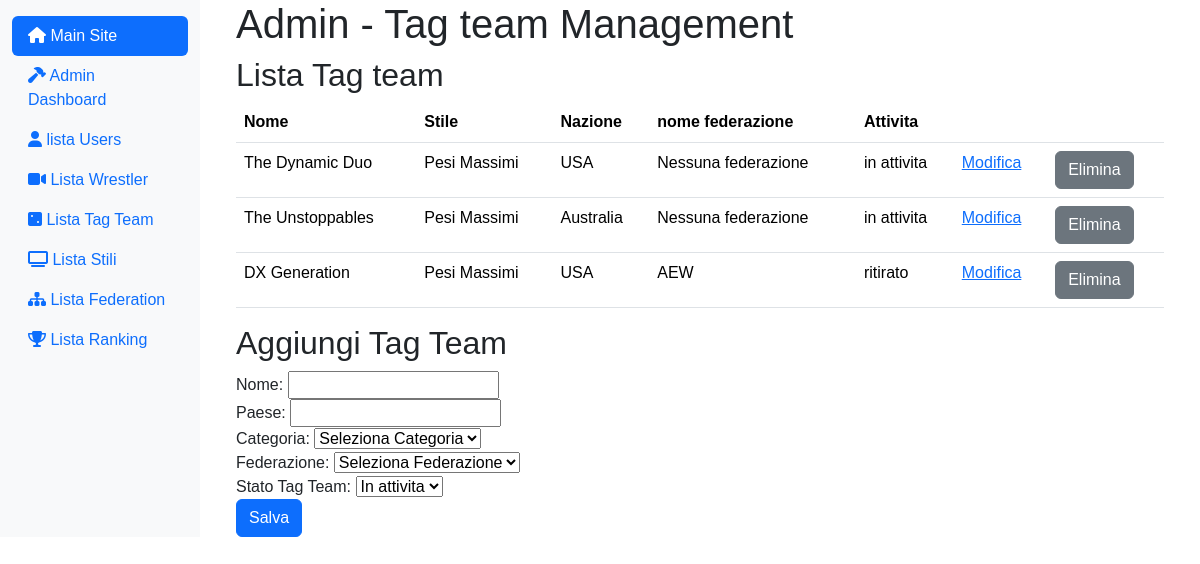
The app's page /index.php?page=admin_tag_team (signed in) with its own data.
### tables this page shows
CREATE TABLE `tag_teams` (
  `id_tag_team` int(11) NOT NULL,
  `name` varchar(200) DEFAULT NULL,
  `country` varchar(200) DEFAULT NULL,
  `category_id` int(11) DEFAULT NULL,
  `federation_id` int(11) DEFAULT NULL,
  `is_active` tinyint(1) DEFAULT 1
);

CREATE TABLE `federations` (
  `id_federation` int(11) NOT NULL,
  `name` varchar(200) DEFAULT NULL,
  `description` text DEFAULT NULL
);

### app/Controllers/TagTeamController.php (called while the page is built, shortened)
<?php
class TagTeamController {
    private $TagTeamDAO;
    public function __construct() {
        $this->TagTeamDAO = new TagTeamDAO();
    }
    public function getAllTagTeams($order = 'name') {
        return $this->TagTeamDAO->getAllTagTeams($order);
    }
}

### app/Core/DB.php (called while the page is built, shortened)
<?php
class DB {
    protected function connect (){
        try {
            $localHost = $_ENV['DB_HOST'];
            $dbname = $_ENV['DB_NAME'];
            $user = $_ENV['DB_USER'];
            $pass = $_ENV['DB_PASS'];
            $conn = new PDO("mysql:host=".$localHost.";dbname=".$dbname.";",$user, $pass);
            return $conn;
        } catch (PDOException $e) {
            echo $e->getMessage() . "<br> Database Connection Error";
            die();
        }
    }
}
?>

### app/DAO/TagTeamDao.php (called while the page is built, shortened)
<?php
class TagTeamDAO extends DB {
    public function getAllTagTeams($includeInactive = false) {
        $sql = "SELECT tt.id_tag_team, tt.name, tt.country, IFNULL(c.name, 'Pesi Massimi') AS category_name, f.name AS federation_name, tt.federation_id, tt.is_active
                FROM tag_teams tt
                LEFT JOIN categories c ON tt.category_id = c.category_id
                LEFT JOIN federations f ON tt.federation_id = f.id_federation";
        $stmt = $this->connect()->prepare($sql);
        $stmt->execute();
        return $stmt->fetchAll(PDO::FETCH_ASSOC);
    }
}

### resources/Views/admin/admin_tag_team.php (the view, shortened to what this page needs)
<?php
$tagTeams = $tagTeamController->getAllTagTeams();
?>
<div class="col-md-9 ms-sm-auto col-lg-10 px-md-4">
    <div class="container">
            <h1>Admin - Tag team Management</h1>
            <div class="row">
                <div class="col-md-12">
                    <h2>Lista Tag team</h2>
                    <table class="table">
                        <thead>
                            <tr>
                                <th>Nome</th>
                                <th>Stile</th>
                                <th>Nazione</th>
                                <th>nome federazione</th>
                                <th>Attivita</th>
                                <th></th>
                                <th></th>
                            </tr>
                        </thead>
                        <tbody>
                            <?php foreach ($tagTeams as $tagTeam): ?>
                                <tr>
                                    <td>
                                        <?php echo htmlspecialchars($tagTeam['name']); ?>
                                    </td>
                                    <td>
                                        <?php echo htmlspecialchars($tagTeam['category_name']); ?>
                                    </td>
                                    <td>
                                        <?php echo htmlspecialchars($tagTeam['country']); ?>
                                    </td>
                                    <td>
                                        <?php
                                            echo (!empty($tagTeam['federation_name'])) ? htmlspecialchars($tagTeam['federation_name']) : 'Nessuna federazione';
                                        ?>
                                    </td>
                                    <td>
                                        <?php if ($tagTeam['is_active'] === 1): ?>
                                            <?php echo 'in attivita'; ?>
                                        <?php else : ?>
                                            <?php echo 'ritirato'; ?>
                                        <?php endif; ?>
                                    </td>
                                    <td>
                                        <a href="index.php?page=admin_edit_tag_team&id_tag_team=<?php echo $tagTeam['id_tag_team']; ?>">Modifica</a>
                                    </td>
                                    <td>
                                        <form action="" method="post">
                                            <button class="btn btn-secondary" type="submit" name="delete" onclick="return confirm('Sei sicuro di voler eliminare questo Tag Team?');">Elimina</button>
                                        </form>
                                    </td>
                                </tr>
                            <?php endforeach; ?>
                        </tbody>
                    </table>
                </div>
             </div>
            <div class="row">
                <div class="col-md-12">
                    <h2>Aggiungi Tag Team</h2>
                    <form action="" method="post">
                        <div class="form-group">
                            <label for="name">Nome:</label>
                            <input type="text" name="name" id="name" required>
                        </div>
                        <div class="form-group">
                            <label for="country">Paese:</label>
                            <input type="text" name="country" id="country">
                        </div>
                        <div class="form-group">
                            <label for="category">Categoria:</label>
                            <select name="category_id" id="category">
                                <option value="">Seleziona Categoria</option>
                            </select>
                        </div>
                        <div class="form-group">
                            <label for="federation">Federazione:</label>
                            <select name="federation_id" id="federation">
                                <option value="">Seleziona Federazione</option>
                            </select>
                        </div>
                        <div class="form-group">
                            <label for="is_active">Stato Tag Team:</label>
                            <select name="is_active" id="is_active">
                                <option value="1">In attivita</option>
                            </select>
                        </div>
                        <button type="submit" name="add_tag_team" class="btn btn-primary">Salva</button>
                    </form>
                </div>
            </div>
    </div>
</div>

### records on screen
tag_teams: name "The Dynamic Duo", category_name "Pesi Massimi", country "USA", shows "Nessuna federazione", is_active "in attivita"
tag_teams: name "The Unstoppables", category_name "Pesi Massimi", country "Australia", shows "Nessuna federazione", is_active "in attivita"
tag_teams: name "DX Generation", category_name "Pesi Massimi", country "USA", federation.name "AEW", is_active "ritirato"
